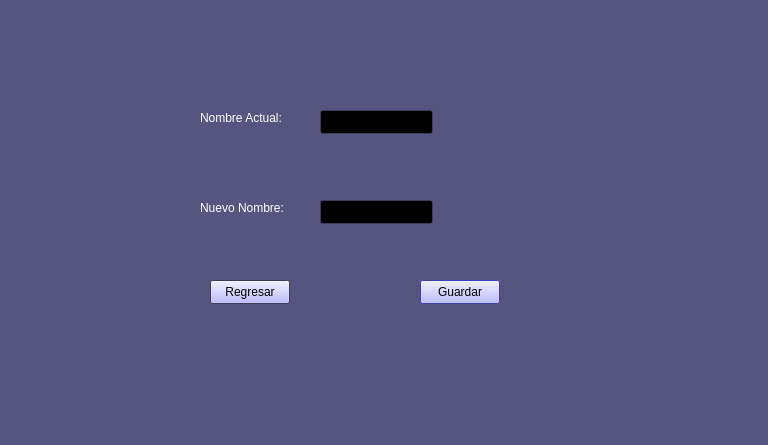
<?xml version="1.0" encoding="UTF-8"?>
<ui version="4.0">
 <class>ventanaActualizar</class>
 <widget class="QWidget" name="ventanaActualizar">
  <property name="geometry">
   <rect>
    <x>0</x>
    <y>0</y>
    <width>768</width>
    <height>445</height>
   </rect>
  </property>
  <property name="palette">
   <palette>
    <active>
     <colorrole role="WindowText">
      <brush brushstyle="SolidPattern">
       <color alpha="255">
        <red>255</red>
        <green>255</green>
        <blue>255</blue>
       </color>
      </brush>
     </colorrole>
     <colorrole role="Button">
      <brush brushstyle="SolidPattern">
       <color alpha="255">
        <red>170</red>
        <green>170</green>
        <blue>255</blue>
       </color>
      </brush>
     </colorrole>
     <colorrole role="Light">
      <brush brushstyle="SolidPattern">
       <color alpha="255">
        <red>127</red>
        <green>127</green>
        <blue>190</blue>
       </color>
      </brush>
     </colorrole>
     <colorrole role="Midlight">
      <brush brushstyle="SolidPattern">
       <color alpha="255">
        <red>106</red>
        <green>106</green>
        <blue>158</blue>
       </color>
      </brush>
     </colorrole>
     <colorrole role="Dark">
      <brush brushstyle="SolidPattern">
       <color alpha="255">
        <red>42</red>
        <green>42</green>
        <blue>63</blue>
       </color>
      </brush>
     </colorrole>
     <colorrole role="Mid">
      <brush brushstyle="SolidPattern">
       <color alpha="255">
        <red>57</red>
        <green>57</green>
        <blue>85</blue>
       </color>
      </brush>
     </colorrole>
     <colorrole role="Text">
      <brush brushstyle="SolidPattern">
       <color alpha="255">
        <red>255</red>
        <green>255</green>
        <blue>255</blue>
       </color>
      </brush>
     </colorrole>
     <colorrole role="BrightText">
      <brush brushstyle="SolidPattern">
       <color alpha="255">
        <red>255</red>
        <green>255</green>
        <blue>255</blue>
       </color>
      </brush>
     </colorrole>
     <colorrole role="ButtonText">
      <brush brushstyle="SolidPattern">
       <color alpha="255">
        <red>255</red>
        <green>255</green>
        <blue>255</blue>
       </color>
      </brush>
     </colorrole>
     <colorrole role="Base">
      <brush brushstyle="SolidPattern">
       <color alpha="255">
        <red>0</red>
        <green>0</green>
        <blue>0</blue>
       </color>
      </brush>
     </colorrole>
     <colorrole role="Window">
      <brush brushstyle="SolidPattern">
       <color alpha="255">
        <red>85</red>
        <green>85</green>
        <blue>127</blue>
       </color>
      </brush>
     </colorrole>
     <colorrole role="Shadow">
      <brush brushstyle="SolidPattern">
       <color alpha="255">
        <red>0</red>
        <green>0</green>
        <blue>0</blue>
       </color>
      </brush>
     </colorrole>
     <colorrole role="AlternateBase">
      <brush brushstyle="SolidPattern">
       <color alpha="255">
        <red>42</red>
        <green>42</green>
        <blue>63</blue>
       </color>
      </brush>
     </colorrole>
     <colorrole role="ToolTipBase">
      <brush brushstyle="SolidPattern">
       <color alpha="255">
        <red>255</red>
        <green>255</green>
        <blue>220</blue>
       </color>
      </brush>
     </colorrole>
     <colorrole role="ToolTipText">
      <brush brushstyle="SolidPattern">
       <color alpha="255">
        <red>0</red>
        <green>0</green>
        <blue>0</blue>
       </color>
      </brush>
     </colorrole>
     <colorrole role="PlaceholderText">
      <brush brushstyle="SolidPattern">
       <color alpha="127">
        <red>255</red>
        <green>255</green>
        <blue>255</blue>
       </color>
      </brush>
     </colorrole>
     <colorrole role="Accent">
      <brush brushstyle="SolidPattern">
       <color alpha="255">
        <red>0</red>
        <green>0</green>
        <blue>0</blue>
       </color>
      </brush>
     </colorrole>
    </active>
    <inactive>
     <colorrole role="WindowText">
      <brush brushstyle="SolidPattern">
       <color alpha="255">
        <red>255</red>
        <green>255</green>
        <blue>255</blue>
       </color>
      </brush>
     </colorrole>
     <colorrole role="Button">
      <brush brushstyle="SolidPattern">
       <color alpha="255">
        <red>170</red>
        <green>170</green>
        <blue>255</blue>
       </color>
      </brush>
     </colorrole>
     <colorrole role="Light">
      <brush brushstyle="SolidPattern">
       <color alpha="255">
        <red>127</red>
        <green>127</green>
        <blue>190</blue>
       </color>
      </brush>
     </colorrole>
     <colorrole role="Midlight">
      <brush brushstyle="SolidPattern">
       <color alpha="255">
        <red>106</red>
        <green>106</green>
        <blue>158</blue>
       </color>
      </brush>
     </colorrole>
     <colorrole role="Dark">
      <brush brushstyle="SolidPattern">
       <color alpha="255">
        <red>42</red>
        <green>42</green>
        <blue>63</blue>
       </color>
      </brush>
     </colorrole>
     <colorrole role="Mid">
      <brush brushstyle="SolidPattern">
       <color alpha="255">
        <red>57</red>
        <green>57</green>
        <blue>85</blue>
       </color>
      </brush>
     </colorrole>
     <colorrole role="Text">
      <brush brushstyle="SolidPattern">
       <color alpha="255">
        <red>255</red>
        <green>255</green>
        <blue>255</blue>
       </color>
      </brush>
     </colorrole>
     <colorrole role="BrightText">
      <brush brushstyle="SolidPattern">
       <color alpha="255">
        <red>255</red>
        <green>255</green>
        <blue>255</blue>
       </color>
      </brush>
     </colorrole>
     <colorrole role="ButtonText">
      <brush brushstyle="SolidPattern">
       <color alpha="255">
        <red>255</red>
        <green>255</green>
        <blue>255</blue>
       </color>
      </brush>
     </colorrole>
     <colorrole role="Base">
      <brush brushstyle="SolidPattern">
       <color alpha="255">
        <red>0</red>
        <green>0</green>
        <blue>0</blue>
       </color>
      </brush>
     </colorrole>
     <colorrole role="Window">
      <brush brushstyle="SolidPattern">
       <color alpha="255">
        <red>85</red>
        <green>85</green>
        <blue>127</blue>
       </color>
      </brush>
     </colorrole>
     <colorrole role="Shadow">
      <brush brushstyle="SolidPattern">
       <color alpha="255">
        <red>0</red>
        <green>0</green>
        <blue>0</blue>
       </color>
      </brush>
     </colorrole>
     <colorrole role="AlternateBase">
      <brush brushstyle="SolidPattern">
       <color alpha="255">
        <red>42</red>
        <green>42</green>
        <blue>63</blue>
       </color>
      </brush>
     </colorrole>
     <colorrole role="ToolTipBase">
      <brush brushstyle="SolidPattern">
       <color alpha="255">
        <red>255</red>
        <green>255</green>
        <blue>220</blue>
       </color>
      </brush>
     </colorrole>
     <colorrole role="ToolTipText">
      <brush brushstyle="SolidPattern">
       <color alpha="255">
        <red>0</red>
        <green>0</green>
        <blue>0</blue>
       </color>
      </brush>
     </colorrole>
     <colorrole role="PlaceholderText">
      <brush brushstyle="SolidPattern">
       <color alpha="127">
        <red>255</red>
        <green>255</green>
        <blue>255</blue>
       </color>
      </brush>
     </colorrole>
     <colorrole role="Accent">
      <brush brushstyle="SolidPattern">
       <color alpha="255">
        <red>0</red>
        <green>0</green>
        <blue>0</blue>
       </color>
      </brush>
     </colorrole>
    </inactive>
    <disabled>
     <colorrole role="WindowText">
      <brush brushstyle="SolidPattern">
       <color alpha="255">
        <red>42</red>
        <green>42</green>
        <blue>63</blue>
       </color>
      </brush>
     </colorrole>
     <colorrole role="Button">
      <brush brushstyle="SolidPattern">
       <color alpha="255">
        <red>170</red>
        <green>170</green>
        <blue>255</blue>
       </color>
      </brush>
     </colorrole>
     <colorrole role="Light">
      <brush brushstyle="SolidPattern">
       <color alpha="255">
        <red>127</red>
        <green>127</green>
        <blue>190</blue>
       </color>
      </brush>
     </colorrole>
     <colorrole role="Midlight">
      <brush brushstyle="SolidPattern">
       <color alpha="255">
        <red>106</red>
        <green>106</green>
        <blue>158</blue>
       </color>
      </brush>
     </colorrole>
     <colorrole role="Dark">
      <brush brushstyle="SolidPattern">
       <color alpha="255">
        <red>42</red>
        <green>42</green>
        <blue>63</blue>
       </color>
      </brush>
     </colorrole>
     <colorrole role="Mid">
      <brush brushstyle="SolidPattern">
       <color alpha="255">
        <red>57</red>
        <green>57</green>
        <blue>85</blue>
       </color>
      </brush>
     </colorrole>
     <colorrole role="Text">
      <brush brushstyle="SolidPattern">
       <color alpha="255">
        <red>42</red>
        <green>42</green>
        <blue>63</blue>
       </color>
      </brush>
     </colorrole>
     <colorrole role="BrightText">
      <brush brushstyle="SolidPattern">
       <color alpha="255">
        <red>255</red>
        <green>255</green>
        <blue>255</blue>
       </color>
      </brush>
     </colorrole>
     <colorrole role="ButtonText">
      <brush brushstyle="SolidPattern">
       <color alpha="255">
        <red>42</red>
        <green>42</green>
        <blue>63</blue>
       </color>
      </brush>
     </colorrole>
     <colorrole role="Base">
      <brush brushstyle="SolidPattern">
       <color alpha="255">
        <red>85</red>
        <green>85</green>
        <blue>127</blue>
       </color>
      </brush>
     </colorrole>
     <colorrole role="Window">
      <brush brushstyle="SolidPattern">
       <color alpha="255">
        <red>85</red>
        <green>85</green>
        <blue>127</blue>
       </color>
      </brush>
     </colorrole>
     <colorrole role="Shadow">
      <brush brushstyle="SolidPattern">
       <color alpha="255">
        <red>0</red>
        <green>0</green>
        <blue>0</blue>
       </color>
      </brush>
     </colorrole>
     <colorrole role="AlternateBase">
      <brush brushstyle="SolidPattern">
       <color alpha="255">
        <red>85</red>
        <green>85</green>
        <blue>127</blue>
       </color>
      </brush>
     </colorrole>
     <colorrole role="ToolTipBase">
      <brush brushstyle="SolidPattern">
       <color alpha="255">
        <red>255</red>
        <green>255</green>
        <blue>220</blue>
       </color>
      </brush>
     </colorrole>
     <colorrole role="ToolTipText">
      <brush brushstyle="SolidPattern">
       <color alpha="255">
        <red>0</red>
        <green>0</green>
        <blue>0</blue>
       </color>
      </brush>
     </colorrole>
     <colorrole role="PlaceholderText">
      <brush brushstyle="SolidPattern">
       <color alpha="127">
        <red>42</red>
        <green>42</green>
        <blue>63</blue>
       </color>
      </brush>
     </colorrole>
     <colorrole role="Accent">
      <brush brushstyle="SolidPattern">
       <color alpha="255">
        <red>60</red>
        <green>60</green>
        <blue>89</blue>
       </color>
      </brush>
     </colorrole>
    </disabled>
   </palette>
  </property>
  <property name="windowTitle">
   <string>Form</string>
  </property>
  <widget class="QLabel" name="label">
   <property name="geometry">
    <rect>
     <x>200</x>
     <y>110</y>
     <width>91</width>
     <height>16</height>
    </rect>
   </property>
   <property name="text">
    <string>Nombre Actual:</string>
   </property>
  </widget>
  <widget class="QLabel" name="label_2">
   <property name="geometry">
    <rect>
     <x>200</x>
     <y>200</y>
     <width>101</width>
     <height>16</height>
    </rect>
   </property>
   <property name="text">
    <string>Nuevo Nombre:</string>
   </property>
  </widget>
  <widget class="QLineEdit" name="lineaNombreActual">
   <property name="geometry">
    <rect>
     <x>320</x>
     <y>110</y>
     <width>113</width>
     <height>24</height>
    </rect>
   </property>
  </widget>
  <widget class="QLineEdit" name="lineaNuevoNombre">
   <property name="geometry">
    <rect>
     <x>320</x>
     <y>200</y>
     <width>113</width>
     <height>24</height>
    </rect>
   </property>
  </widget>
  <widget class="QPushButton" name="btnGuardar">
   <property name="geometry">
    <rect>
     <x>420</x>
     <y>280</y>
     <width>80</width>
     <height>24</height>
    </rect>
   </property>
   <property name="palette">
    <palette>
     <active>
      <colorrole role="WindowText">
       <brush brushstyle="SolidPattern">
        <color alpha="255">
         <red>0</red>
         <green>0</green>
         <blue>0</blue>
        </color>
       </brush>
      </colorrole>
      <colorrole role="Button">
       <brush brushstyle="SolidPattern">
        <color alpha="255">
         <red>170</red>
         <green>170</green>
         <blue>255</blue>
        </color>
       </brush>
      </colorrole>
      <colorrole role="Light">
       <brush brushstyle="SolidPattern">
        <color alpha="255">
         <red>212</red>
         <green>212</green>
         <blue>255</blue>
        </color>
       </brush>
      </colorrole>
      <colorrole role="Midlight">
       <brush brushstyle="SolidPattern">
        <color alpha="255">
         <red>148</red>
         <green>148</green>
         <blue>255</blue>
        </color>
       </brush>
      </colorrole>
      <colorrole role="Dark">
       <brush brushstyle="SolidPattern">
        <color alpha="255">
         <red>42</red>
         <green>42</green>
         <blue>127</blue>
        </color>
       </brush>
      </colorrole>
      <colorrole role="Mid">
       <brush brushstyle="SolidPattern">
        <color alpha="255">
         <red>57</red>
         <green>57</green>
         <blue>170</blue>
        </color>
       </brush>
      </colorrole>
      <colorrole role="Text">
       <brush brushstyle="SolidPattern">
        <color alpha="255">
         <red>0</red>
         <green>0</green>
         <blue>0</blue>
        </color>
       </brush>
      </colorrole>
      <colorrole role="BrightText">
       <brush brushstyle="SolidPattern">
        <color alpha="255">
         <red>255</red>
         <green>255</green>
         <blue>255</blue>
        </color>
       </brush>
      </colorrole>
      <colorrole role="ButtonText">
       <brush brushstyle="SolidPattern">
        <color alpha="255">
         <red>0</red>
         <green>0</green>
         <blue>0</blue>
        </color>
       </brush>
      </colorrole>
      <colorrole role="Base">
       <brush brushstyle="SolidPattern">
        <color alpha="255">
         <red>255</red>
         <green>255</green>
         <blue>255</blue>
        </color>
       </brush>
      </colorrole>
      <colorrole role="Window">
       <brush brushstyle="SolidPattern">
        <color alpha="255">
         <red>85</red>
         <green>85</green>
         <blue>255</blue>
        </color>
       </brush>
      </colorrole>
      <colorrole role="Shadow">
       <brush brushstyle="SolidPattern">
        <color alpha="255">
         <red>0</red>
         <green>0</green>
         <blue>0</blue>
        </color>
       </brush>
      </colorrole>
      <colorrole role="AlternateBase">
       <brush brushstyle="SolidPattern">
        <color alpha="255">
         <red>170</red>
         <green>170</green>
         <blue>255</blue>
        </color>
       </brush>
      </colorrole>
      <colorrole role="ToolTipBase">
       <brush brushstyle="SolidPattern">
        <color alpha="255">
         <red>255</red>
         <green>255</green>
         <blue>220</blue>
        </color>
       </brush>
      </colorrole>
      <colorrole role="ToolTipText">
       <brush brushstyle="SolidPattern">
        <color alpha="255">
         <red>0</red>
         <green>0</green>
         <blue>0</blue>
        </color>
       </brush>
      </colorrole>
      <colorrole role="PlaceholderText">
       <brush brushstyle="SolidPattern">
        <color alpha="127">
         <red>0</red>
         <green>0</green>
         <blue>0</blue>
        </color>
       </brush>
      </colorrole>
      <colorrole role="Accent">
       <brush brushstyle="SolidPattern">
        <color alpha="255">
         <red>255</red>
         <green>255</green>
         <blue>255</blue>
        </color>
       </brush>
      </colorrole>
     </active>
     <inactive>
      <colorrole role="WindowText">
       <brush brushstyle="SolidPattern">
        <color alpha="255">
         <red>0</red>
         <green>0</green>
         <blue>0</blue>
        </color>
       </brush>
      </colorrole>
      <colorrole role="Button">
       <brush brushstyle="SolidPattern">
        <color alpha="255">
         <red>170</red>
         <green>170</green>
         <blue>255</blue>
        </color>
       </brush>
      </colorrole>
      <colorrole role="Light">
       <brush brushstyle="SolidPattern">
        <color alpha="255">
         <red>212</red>
         <green>212</green>
         <blue>255</blue>
        </color>
       </brush>
      </colorrole>
      <colorrole role="Midlight">
       <brush brushstyle="SolidPattern">
        <color alpha="255">
         <red>148</red>
         <green>148</green>
         <blue>255</blue>
        </color>
       </brush>
      </colorrole>
      <colorrole role="Dark">
       <brush brushstyle="SolidPattern">
        <color alpha="255">
         <red>42</red>
         <green>42</green>
         <blue>127</blue>
        </color>
       </brush>
      </colorrole>
      <colorrole role="Mid">
       <brush brushstyle="SolidPattern">
        <color alpha="255">
         <red>57</red>
         <green>57</green>
         <blue>170</blue>
        </color>
       </brush>
      </colorrole>
      <colorrole role="Text">
       <brush brushstyle="SolidPattern">
        <color alpha="255">
         <red>0</red>
         <green>0</green>
         <blue>0</blue>
        </color>
       </brush>
      </colorrole>
      <colorrole role="BrightText">
       <brush brushstyle="SolidPattern">
        <color alpha="255">
         <red>255</red>
         <green>255</green>
         <blue>255</blue>
        </color>
       </brush>
      </colorrole>
      <colorrole role="ButtonText">
       <brush brushstyle="SolidPattern">
        <color alpha="255">
         <red>0</red>
         <green>0</green>
         <blue>0</blue>
        </color>
       </brush>
      </colorrole>
      <colorrole role="Base">
       <brush brushstyle="SolidPattern">
        <color alpha="255">
         <red>255</red>
         <green>255</green>
         <blue>255</blue>
        </color>
       </brush>
      </colorrole>
      <colorrole role="Window">
       <brush brushstyle="SolidPattern">
        <color alpha="255">
         <red>85</red>
         <green>85</green>
         <blue>255</blue>
        </color>
       </brush>
      </colorrole>
      <colorrole role="Shadow">
       <brush brushstyle="SolidPattern">
        <color alpha="255">
         <red>0</red>
         <green>0</green>
         <blue>0</blue>
        </color>
       </brush>
      </colorrole>
      <colorrole role="AlternateBase">
       <brush brushstyle="SolidPattern">
        <color alpha="255">
         <red>170</red>
         <green>170</green>
         <blue>255</blue>
        </color>
       </brush>
      </colorrole>
      <colorrole role="ToolTipBase">
       <brush brushstyle="SolidPattern">
        <color alpha="255">
         <red>255</red>
         <green>255</green>
         <blue>220</blue>
        </color>
       </brush>
      </colorrole>
      <colorrole role="ToolTipText">
       <brush brushstyle="SolidPattern">
        <color alpha="255">
         <red>0</red>
         <green>0</green>
         <blue>0</blue>
        </color>
       </brush>
      </colorrole>
      <colorrole role="PlaceholderText">
       <brush brushstyle="SolidPattern">
        <color alpha="127">
         <red>0</red>
         <green>0</green>
         <blue>0</blue>
        </color>
       </brush>
      </colorrole>
      <colorrole role="Accent">
       <brush brushstyle="SolidPattern">
        <color alpha="255">
         <red>255</red>
         <green>255</green>
         <blue>255</blue>
        </color>
       </brush>
      </colorrole>
     </inactive>
     <disabled>
      <colorrole role="WindowText">
       <brush brushstyle="SolidPattern">
        <color alpha="255">
         <red>42</red>
         <green>42</green>
         <blue>127</blue>
        </color>
       </brush>
      </colorrole>
      <colorrole role="Button">
       <brush brushstyle="SolidPattern">
        <color alpha="255">
         <red>170</red>
         <green>170</green>
         <blue>255</blue>
        </color>
       </brush>
      </colorrole>
      <colorrole role="Light">
       <brush brushstyle="SolidPattern">
        <color alpha="255">
         <red>212</red>
         <green>212</green>
         <blue>255</blue>
        </color>
       </brush>
      </colorrole>
      <colorrole role="Midlight">
       <brush brushstyle="SolidPattern">
        <color alpha="255">
         <red>148</red>
         <green>148</green>
         <blue>255</blue>
        </color>
       </brush>
      </colorrole>
      <colorrole role="Dark">
       <brush brushstyle="SolidPattern">
        <color alpha="255">
         <red>42</red>
         <green>42</green>
         <blue>127</blue>
        </color>
       </brush>
      </colorrole>
      <colorrole role="Mid">
       <brush brushstyle="SolidPattern">
        <color alpha="255">
         <red>57</red>
         <green>57</green>
         <blue>170</blue>
        </color>
       </brush>
      </colorrole>
      <colorrole role="Text">
       <brush brushstyle="SolidPattern">
        <color alpha="255">
         <red>42</red>
         <green>42</green>
         <blue>127</blue>
        </color>
       </brush>
      </colorrole>
      <colorrole role="BrightText">
       <brush brushstyle="SolidPattern">
        <color alpha="255">
         <red>255</red>
         <green>255</green>
         <blue>255</blue>
        </color>
       </brush>
      </colorrole>
      <colorrole role="ButtonText">
       <brush brushstyle="SolidPattern">
        <color alpha="255">
         <red>42</red>
         <green>42</green>
         <blue>127</blue>
        </color>
       </brush>
      </colorrole>
      <colorrole role="Base">
       <brush brushstyle="SolidPattern">
        <color alpha="255">
         <red>85</red>
         <green>85</green>
         <blue>255</blue>
        </color>
       </brush>
      </colorrole>
      <colorrole role="Window">
       <brush brushstyle="SolidPattern">
        <color alpha="255">
         <red>85</red>
         <green>85</green>
         <blue>255</blue>
        </color>
       </brush>
      </colorrole>
      <colorrole role="Shadow">
       <brush brushstyle="SolidPattern">
        <color alpha="255">
         <red>0</red>
         <green>0</green>
         <blue>0</blue>
        </color>
       </brush>
      </colorrole>
      <colorrole role="AlternateBase">
       <brush brushstyle="SolidPattern">
        <color alpha="255">
         <red>85</red>
         <green>85</green>
         <blue>255</blue>
        </color>
       </brush>
      </colorrole>
      <colorrole role="ToolTipBase">
       <brush brushstyle="SolidPattern">
        <color alpha="255">
         <red>255</red>
         <green>255</green>
         <blue>220</blue>
        </color>
       </brush>
      </colorrole>
      <colorrole role="ToolTipText">
       <brush brushstyle="SolidPattern">
        <color alpha="255">
         <red>0</red>
         <green>0</green>
         <blue>0</blue>
        </color>
       </brush>
      </colorrole>
      <colorrole role="PlaceholderText">
       <brush brushstyle="SolidPattern">
        <color alpha="127">
         <red>42</red>
         <green>42</green>
         <blue>127</blue>
        </color>
       </brush>
      </colorrole>
      <colorrole role="Accent">
       <brush brushstyle="SolidPattern">
        <color alpha="255">
         <red>161</red>
         <green>161</green>
         <blue>255</blue>
        </color>
       </brush>
      </colorrole>
     </disabled>
    </palette>
   </property>
   <property name="text">
    <string>Guardar</string>
   </property>
  </widget>
  <widget class="QPushButton" name="btnRegresar">
   <property name="geometry">
    <rect>
     <x>210</x>
     <y>280</y>
     <width>80</width>
     <height>24</height>
    </rect>
   </property>
   <property name="palette">
    <palette>
     <active>
      <colorrole role="Text">
       <brush brushstyle="SolidPattern">
        <color alpha="255">
         <red>255</red>
         <green>255</green>
         <blue>255</blue>
        </color>
       </brush>
      </colorrole>
      <colorrole role="ButtonText">
       <brush brushstyle="SolidPattern">
        <color alpha="255">
         <red>0</red>
         <green>0</green>
         <blue>0</blue>
        </color>
       </brush>
      </colorrole>
     </active>
     <inactive>
      <colorrole role="Text">
       <brush brushstyle="SolidPattern">
        <color alpha="255">
         <red>255</red>
         <green>255</green>
         <blue>255</blue>
        </color>
       </brush>
      </colorrole>
      <colorrole role="ButtonText">
       <brush brushstyle="SolidPattern">
        <color alpha="255">
         <red>0</red>
         <green>0</green>
         <blue>0</blue>
        </color>
       </brush>
      </colorrole>
     </inactive>
     <disabled/>
    </palette>
   </property>
   <property name="text">
    <string>Regresar</string>
   </property>
  </widget>
 </widget>
 <resources/>
 <connections/>
</ui>
